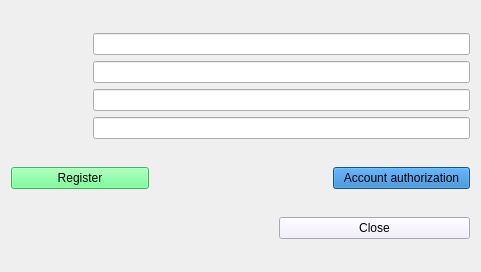
<?xml version="1.0" encoding="UTF-8"?>
<ui version="4.0">
 <class>accountregister</class>
 <widget class="QWidget" name="accountregister">
  <property name="geometry">
   <rect>
    <x>0</x>
    <y>0</y>
    <width>481</width>
    <height>272</height>
   </rect>
  </property>
  <property name="windowTitle">
   <string>Form</string>
  </property>
  <layout class="QGridLayout" name="gridLayout">
   <item row="0" column="0">
    <layout class="QVBoxLayout" name="verticalLayout">
     <item>
      <layout class="QHBoxLayout" name="horizontalLayout_3">
       <item>
        <widget class="QLabel" name="LB_Account">
         <property name="sizePolicy">
          <sizepolicy hsizetype="Preferred" vsizetype="Preferred">
           <horstretch>2</horstretch>
           <verstretch>0</verstretch>
          </sizepolicy>
         </property>
         <property name="baseSize">
          <size>
           <width>30</width>
           <height>40</height>
          </size>
         </property>
         <property name="toolTip">
          <string>&lt;html&gt;&lt;head/&gt;&lt;body&gt;&lt;p&gt;&lt;span style=&quot; font-weight:600;&quot;&gt;UserAccount&lt;/span&gt;&lt;/p&gt;&lt;/body&gt;&lt;/html&gt;</string>
         </property>
         <property name="whatsThis">
          <string>&lt;html&gt;&lt;head/&gt;&lt;body&gt;&lt;p&gt;&lt;span style=&quot; font-weight:600;&quot;&gt;UserAccount&lt;/span&gt;&lt;/p&gt;&lt;/body&gt;&lt;/html&gt;</string>
         </property>
         <property name="styleSheet">
          <string notr="true">image: url(:/Login/imageresource/Account.png);</string>
         </property>
         <property name="text">
          <string/>
         </property>
         <property name="scaledContents">
          <bool>false</bool>
         </property>
         <property name="wordWrap">
          <bool>false</bool>
         </property>
        </widget>
       </item>
       <item>
        <widget class="QLineEdit" name="LE_UserAccount">
         <property name="sizePolicy">
          <sizepolicy hsizetype="Expanding" vsizetype="Fixed">
           <horstretch>10</horstretch>
           <verstretch>0</verstretch>
          </sizepolicy>
         </property>
        </widget>
       </item>
      </layout>
     </item>
     <item>
      <layout class="QHBoxLayout" name="horizontalLayout_6">
       <item>
        <widget class="QLabel" name="LB_DePartMent">
         <property name="sizePolicy">
          <sizepolicy hsizetype="Expanding" vsizetype="Preferred">
           <horstretch>2</horstretch>
           <verstretch>0</verstretch>
          </sizepolicy>
         </property>
         <property name="baseSize">
          <size>
           <width>30</width>
           <height>40</height>
          </size>
         </property>
         <property name="toolTip">
          <string>&lt;html&gt;&lt;head/&gt;&lt;body&gt;&lt;p&gt;&lt;span style=&quot; font-weight:600;&quot;&gt;Password&lt;/span&gt;&lt;/p&gt;&lt;/body&gt;&lt;/html&gt;</string>
         </property>
         <property name="whatsThis">
          <string>&lt;html&gt;&lt;head/&gt;&lt;body&gt;&lt;p&gt;&lt;span style=&quot; font-weight:600;&quot;&gt;Password&lt;/span&gt;&lt;/p&gt;&lt;/body&gt;&lt;/html&gt;</string>
         </property>
         <property name="styleSheet">
          <string notr="true">image: url(:/Login/imageresource/Password.png);image-size:100px</string>
         </property>
         <property name="text">
          <string/>
         </property>
        </widget>
       </item>
       <item>
        <widget class="QLineEdit" name="LE_UserPassword">
         <property name="sizePolicy">
          <sizepolicy hsizetype="Expanding" vsizetype="Fixed">
           <horstretch>10</horstretch>
           <verstretch>0</verstretch>
          </sizepolicy>
         </property>
        </widget>
       </item>
      </layout>
     </item>
     <item>
      <layout class="QHBoxLayout" name="horizontalLayout_4">
       <item>
        <widget class="QLabel" name="LB_PasswrodConfirm">
         <property name="sizePolicy">
          <sizepolicy hsizetype="Expanding" vsizetype="Preferred">
           <horstretch>2</horstretch>
           <verstretch>0</verstretch>
          </sizepolicy>
         </property>
         <property name="baseSize">
          <size>
           <width>30</width>
           <height>40</height>
          </size>
         </property>
         <property name="toolTip">
          <string>&lt;html&gt;&lt;head/&gt;&lt;body&gt;&lt;p&gt;&lt;span style=&quot; font-weight:600;&quot;&gt;the Password Confrimation&lt;/span&gt;&lt;/p&gt;&lt;/body&gt;&lt;/html&gt;</string>
         </property>
         <property name="whatsThis">
          <string>&lt;html&gt;&lt;head/&gt;&lt;body&gt;&lt;p&gt;&lt;span style=&quot; font-weight:600;&quot;&gt; the Password confirmation&lt;/span&gt;&lt;/p&gt;&lt;/body&gt;&lt;/html&gt;</string>
         </property>
         <property name="styleSheet">
          <string notr="true">image: url(:/Login/imageresource/passwordconfirmation.png);image-size:100px</string>
         </property>
         <property name="text">
          <string/>
         </property>
        </widget>
       </item>
       <item>
        <widget class="QLineEdit" name="LE_PasswordConfirm">
         <property name="sizePolicy">
          <sizepolicy hsizetype="Expanding" vsizetype="Fixed">
           <horstretch>10</horstretch>
           <verstretch>0</verstretch>
          </sizepolicy>
         </property>
        </widget>
       </item>
      </layout>
     </item>
     <item>
      <layout class="QHBoxLayout" name="horizontalLayout_5">
       <item>
        <widget class="QLabel" name="LB_Password">
         <property name="sizePolicy">
          <sizepolicy hsizetype="Expanding" vsizetype="Preferred">
           <horstretch>2</horstretch>
           <verstretch>0</verstretch>
          </sizepolicy>
         </property>
         <property name="baseSize">
          <size>
           <width>30</width>
           <height>40</height>
          </size>
         </property>
         <property name="toolTip">
          <string>&lt;html&gt;&lt;head/&gt;&lt;body&gt;&lt;p&gt;&lt;span style=&quot; font-weight:600;&quot;&gt;DepartMent&lt;/span&gt;&lt;/p&gt;&lt;/body&gt;&lt;/html&gt;</string>
         </property>
         <property name="whatsThis">
          <string>&lt;html&gt;&lt;head/&gt;&lt;body&gt;&lt;p&gt;&lt;span style=&quot; font-weight:600;&quot;&gt;DePartMent&lt;/span&gt;&lt;/p&gt;&lt;/body&gt;&lt;/html&gt;</string>
         </property>
         <property name="styleSheet">
          <string notr="true">image: url(:/Login/imageresource/DepartMent.png);image-size:100px</string>
         </property>
         <property name="text">
          <string/>
         </property>
        </widget>
       </item>
       <item>
        <widget class="QLineEdit" name="LE_Deoartment">
         <property name="sizePolicy">
          <sizepolicy hsizetype="Expanding" vsizetype="Fixed">
           <horstretch>10</horstretch>
           <verstretch>0</verstretch>
          </sizepolicy>
         </property>
        </widget>
       </item>
      </layout>
     </item>
    </layout>
   </item>
   <item row="1" column="0">
    <layout class="QHBoxLayout" name="horizontalLayout">
     <item>
      <widget class="QPushButton" name="PB_Register">
       <property name="sizePolicy">
        <sizepolicy hsizetype="Preferred" vsizetype="Fixed">
         <horstretch>0</horstretch>
         <verstretch>0</verstretch>
        </sizepolicy>
       </property>
       <property name="styleSheet">
        <string notr="true">background-color: rgb(85, 255, 127);</string>
       </property>
       <property name="text">
        <string>Register</string>
       </property>
      </widget>
     </item>
     <item>
      <spacer name="horizontalSpacer">
       <property name="orientation">
        <enum>Qt::Horizontal</enum>
       </property>
       <property name="sizeType">
        <enum>QSizePolicy::Preferred</enum>
       </property>
       <property name="sizeHint" stdset="0">
        <size>
         <width>178</width>
         <height>20</height>
        </size>
       </property>
      </spacer>
     </item>
     <item>
      <widget class="QPushButton" name="PB_Authori">
       <property name="sizePolicy">
        <sizepolicy hsizetype="Preferred" vsizetype="Fixed">
         <horstretch>0</horstretch>
         <verstretch>0</verstretch>
        </sizepolicy>
       </property>
       <property name="styleSheet">
        <string notr="true">background-color: rgb(27, 117, 200);</string>
       </property>
       <property name="text">
        <string>Account authorization</string>
       </property>
      </widget>
     </item>
    </layout>
   </item>
   <item row="2" column="0">
    <layout class="QHBoxLayout" name="horizontalLayout_2">
     <item>
      <spacer name="horizontalSpacer_2">
       <property name="orientation">
        <enum>Qt::Horizontal</enum>
       </property>
       <property name="sizeType">
        <enum>QSizePolicy::Preferred</enum>
       </property>
       <property name="sizeHint" stdset="0">
        <size>
         <width>268</width>
         <height>20</height>
        </size>
       </property>
      </spacer>
     </item>
     <item>
      <widget class="QPushButton" name="PB_Close">
       <property name="styleSheet">
        <string notr="true">border-color: rgb(85, 170, 255);
background-color: rgb(239, 234, 255);</string>
       </property>
       <property name="text">
        <string>Close</string>
       </property>
      </widget>
     </item>
    </layout>
   </item>
  </layout>
 </widget>
 <resources/>
 <connections/>
</ui>
